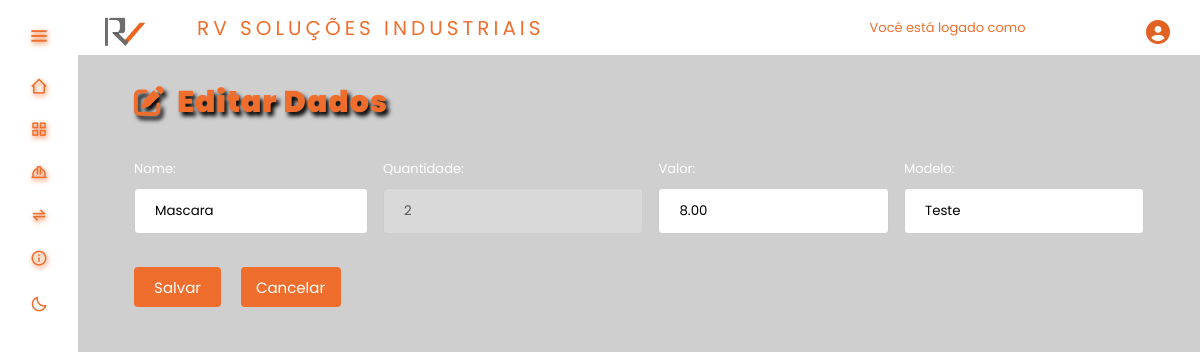
Before: /tables/editIns.php?id=1 (signed in) with the older database file.
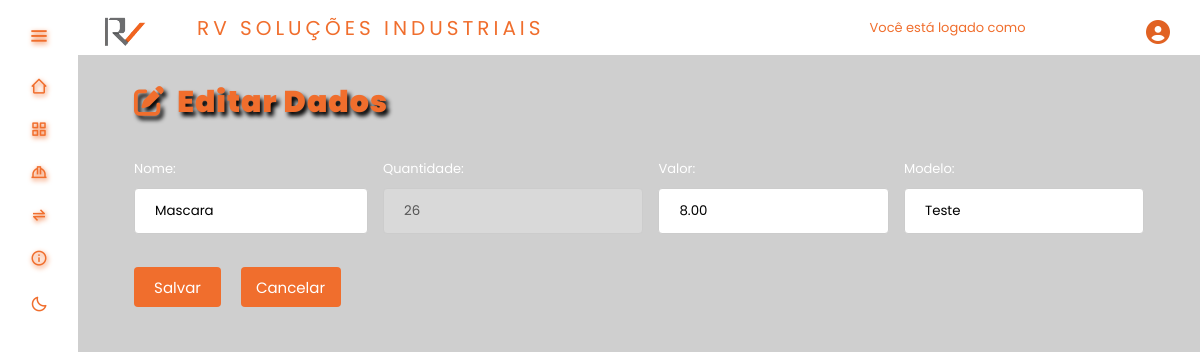
After: the same page with the newer database file.
### tables this page shows
CREATE TABLE `produto` (
  `id_produto` int(11) NOT NULL,
  `Quantidade` int(11) DEFAULT NULL,
  `Valor` decimal(6,2) DEFAULT NULL,
  `Modelo` varchar(100) DEFAULT NULL,
  `Descricao` varchar(100) DEFAULT NULL,
  `Tipo` int(11) DEFAULT NULL,
  `Fornecedor_id` int(11) DEFAULT NULL
);

### tables/editIns.php (the view, shortened to what this page needs)
<?php
require_once('function.php');
$result_produto = "SELECT * FROM produto WHERE id_produto = '" . $_GET['id'] . "'";
$resultado_produto = mysqli_query($conn, $result_produto);
$row_produto = mysqli_fetch_assoc($resultado_produto);
?>
<!DOCTYPE html>
    <head>
        <link rel="stylesheet" href="<?php echo BASEURL; ?>css/styleSubmit.css"/>
        <link rel="stylesheet" href="style.css"><link rel="stylesheet" href="<?php echo BASEURL; ?>inc/style.css"/>
        <link rel="stylesheet" href="<?php echo BASEURL; ?>inc/styleDark.css">
        <link href='https://unpkg.com/boxicons@2.1.4/css/boxicons.min.css' rel='stylesheet'>
        <link rel="stylesheet" href="https://cdnjs.cloudflare.com/ajax/libs/font-awesome/6.4.0/css/all.min.css"
 />
    </head>
    <body>
        <div class="TituloARE">
            <h2 class="titulosare"><i class="fa fa-edit"></i>&nbsp Editar Dados </h2>
        </div>
        <form class="tela-editar" method="POST" action="functions/edita_Insumo.php" enctype="multipart/form-data">
            <div class="deixar-column">
                <div class="inputValues">
                    <div class="Nome">
                        <label for="Nome">
                            Nome:
                            <input type="text" name="descricao" value="<?php echo $row_produto['Descricao']; ?>"><br><br>
                        </label>
                    </div>
                    <div class="Qtd">
                        <label for="Qtd">
                            Quantidade:
                            <input type="number" name="quantidade" placeholder="Digite a quantidade" value="<?php echo $row_produto['Quantidade']; ?>" disabled><br><br>
                        </label>
                    </div>
                    <div class="Valor">
                        <label for="Valor">
                            Valor:
                            <input type="number" step="0.01" name="valor" min="0.01" placeholder="Digite o valor" value="<?php echo $row_produto['Valor']; ?>"><br><br>
                        </label>
                    </div>
                    <div class="Modelo">
                        <label for="Modelo">
                            Modelo:
                            <input type="text" name="modelo" placeholder="Digite o modelo" value="<?php echo $row_produto['Modelo']; ?>"><br><br>
                        </label>
                    </div>
                </div>
                <div class="btnFuncoes">
                    <div class="btnSalvar">
                        <button type="submit" name="" class="btn btn-primary">Salvar</button>
                    </div>
                    <div class="btnCancela">
                        <a href="<?php echo BASEURL;?>tables/insumos.php">Cancelar</a>
                    </div>
                </div>
            </div>
        </form>
    </body>
</html>

Changed rows visible on the page:
changed produto "Mascara": quantidade "2" → "26"
